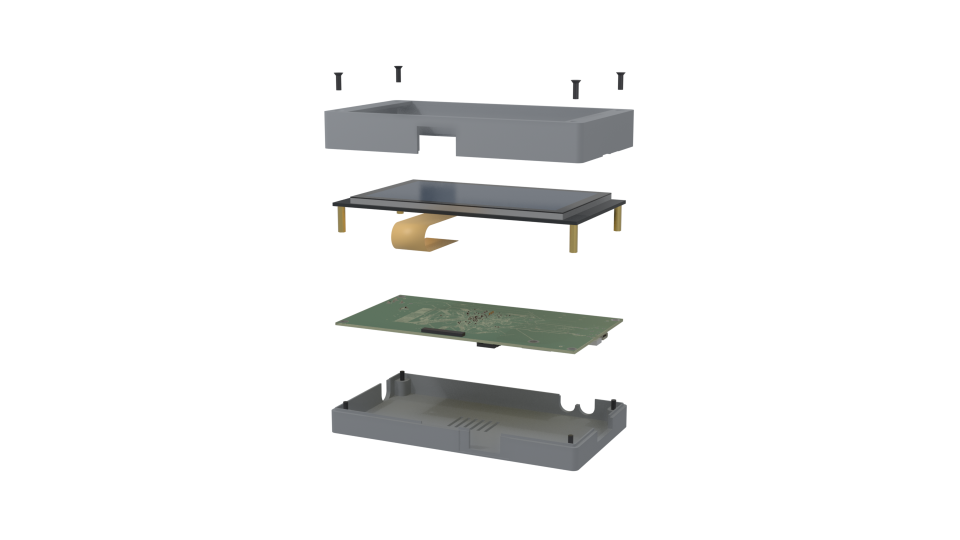
#> input picture mech/blender/thumbnail/hero_1290.png, 1920 x 1080 px (shown at 1/2 size); its folder holds only this picture in this run
$ python compose.py
#> lines starting #> are read from the running program, lines starting #| are printed output that depends on the picture; after the words box and inside, x2 and y2 are one past the last pixel; in counts of white or black regions, pixels touching at a corner belong together
"""Compose the YouTube thumbnail (1280x720) from hero_<frame>.png.
Run: python3 compose.py [frame]   -> nosh_thumbnail.png, nosh_thumbnail_small.png (phone-size check)"""
import os
import sys
from PIL import Image, ImageDraw, ImageFilter, ImageFont

HERE = os.path.dirname(os.path.abspath(__file__))
frame = sys.argv[1] if len(sys.argv) > 1 else '1290'
W, H = 1280, 720
AVENIR = '/System/Library/Fonts/Avenir Next.ttc'
COND = '/System/Library/Fonts/Avenir Next Condensed.ttc'


def font(path, size, style):
    for i in range(16):
        try:
            f = ImageFont.truetype(path, size, index=i)
        except OSError:
            break
        if f.getname()[1] == style:
            return f
    raise SystemExit('font style not found: %s' % style)


# backdrop: dark blue, lighter behind the model
bg = Image.new('RGB', (W, H), (10, 14, 24))
glow = Image.new('L', (W, H), 0)
#> glow: PIL image 1280x720 L; every value is 0
ImageDraw.Draw(glow).ellipse((680, 40, 1320, 700), fill=150)
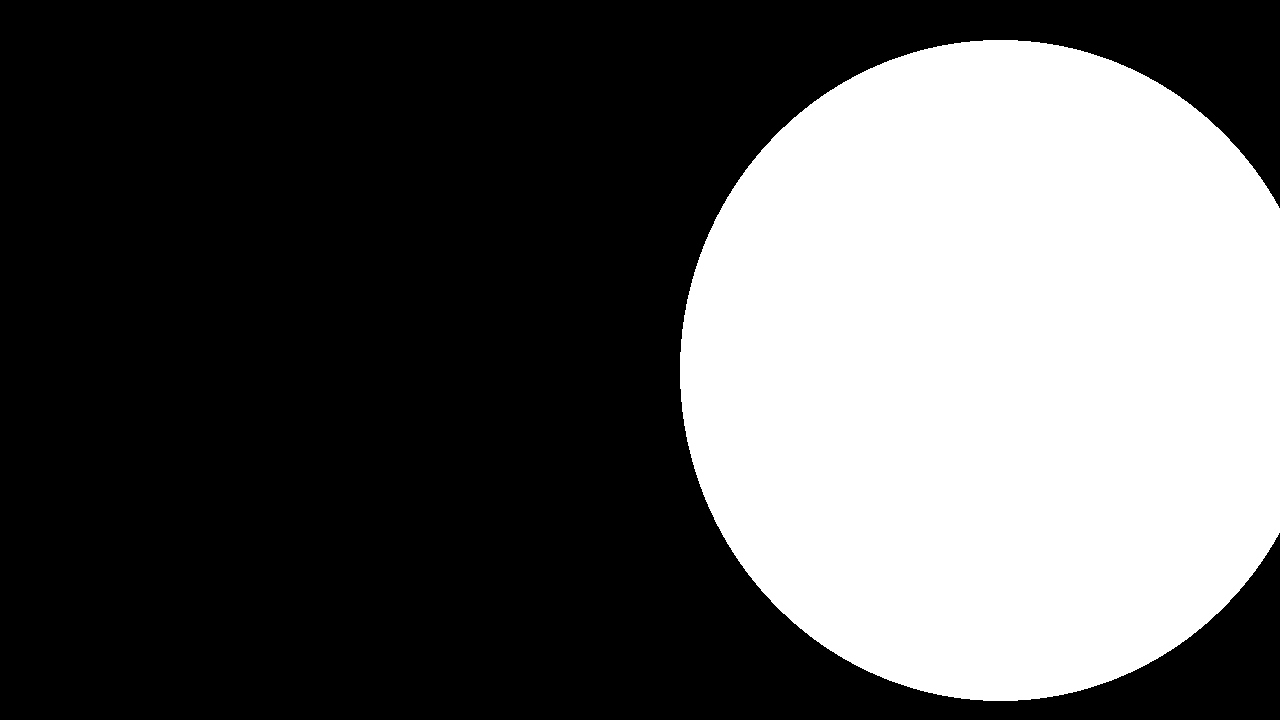
#> glow: PIL image 1280x720 L; values 0 (black) and 150 (white), 35.1% white; 1 white region, box (x1, y1, x2, y2) and area: (680, 40, 1280, 701) 323748
glow = glow.filter(ImageFilter.GaussianBlur(140))
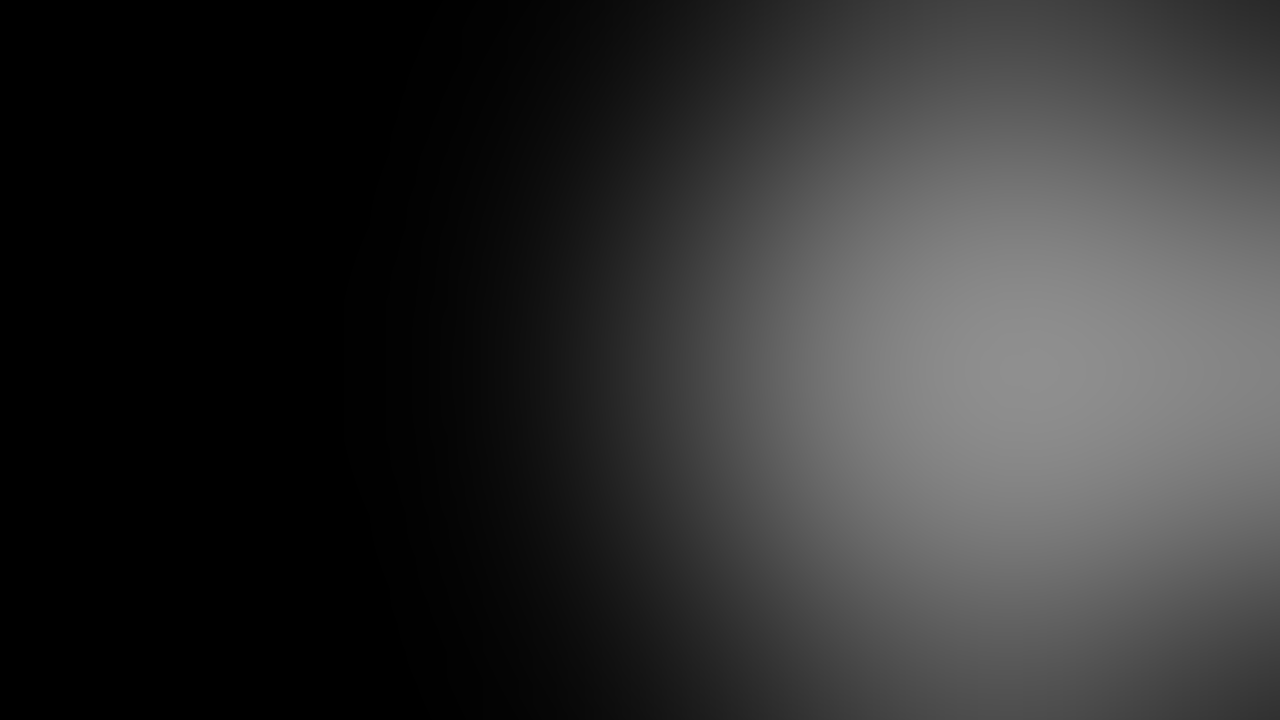
#> glow: PIL image 1280x720 L; min 0, max 143, mean 48.1
bg = Image.composite(Image.new('RGB', (W, H), (52, 86, 130)), bg, glow)

# model: crop to its alpha box, scale to the frame height, sit on the right
hero = Image.open(os.path.join(HERE, 'hero_%s.png' % frame)).convert('RGBA')
#> hero is the input picture: PIL image 1920x1080 RGBA; mean R, G, B, A 12, 12.3, 12, 26.1
hero = hero.crop(hero.getchannel('A').getbbox())
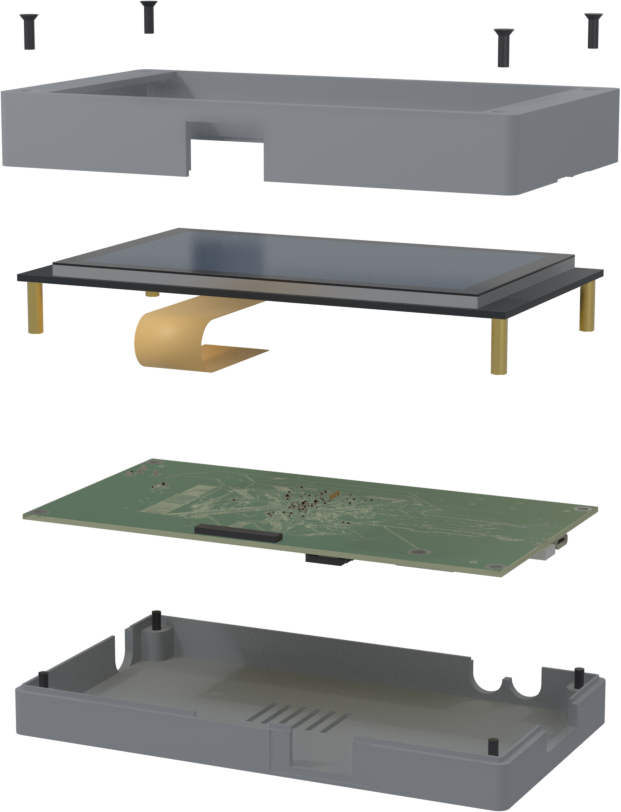
#> hero: PIL image 621x812 RGBA; mean R, G, B, A 48.9, 50.5, 48.9, 107.5; transparent parts drawn white
s = min(690.0 / hero.height, 540.0 / hero.width)
#> s = 0.85
hero = hero.resize((int(hero.width * s), int(hero.height * s)), Image.LANCZOS)
#> hero: PIL image 527x690 RGBA
hx = W - 22 - hero.width
#> hx = 731
hy = (H - hero.height) // 2
#> hy = 15
shadow = Image.new('RGBA', (W, H), (0, 0, 0, 0))
#> shadow: PIL image 1280x720 RGBA; every value is 0
shadow.paste((0, 0, 0, 150), (hx + 10, hy + 16), hero.getchannel('A'))
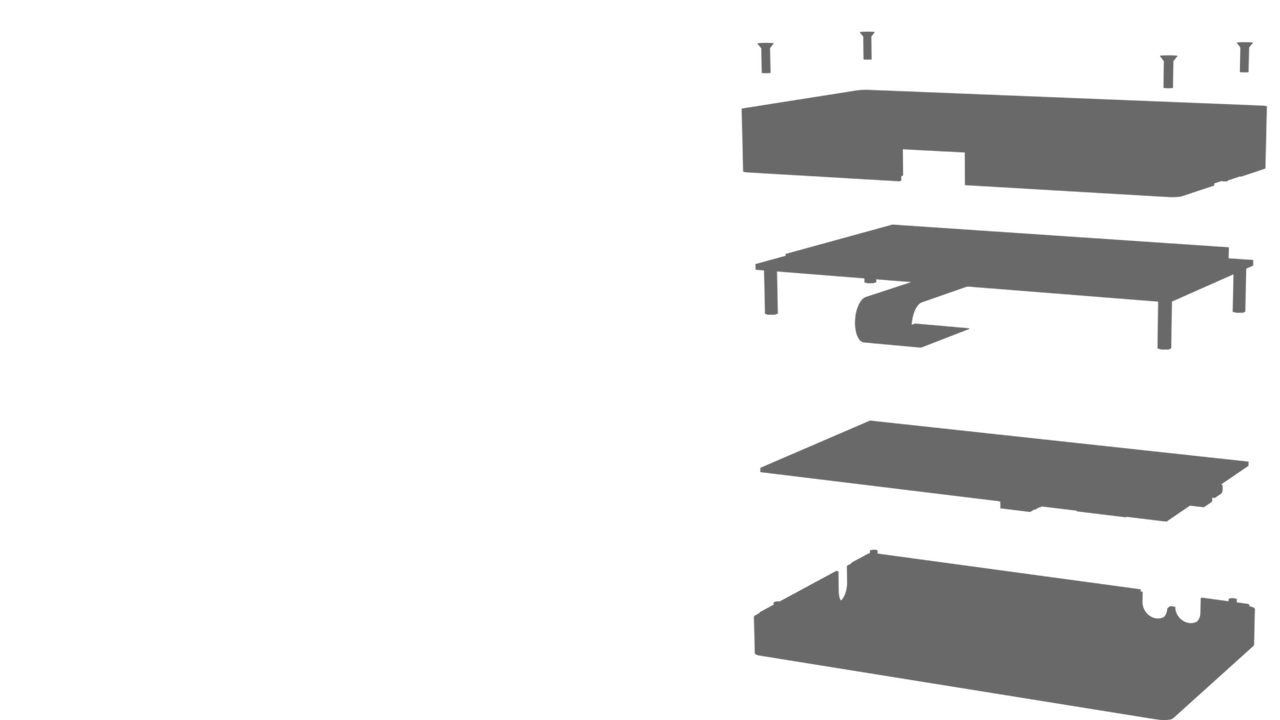
#> shadow: PIL image 1280x720 RGBA; mean R, G, B, A 0, 0, 0, 24.9; transparent parts drawn white
bg.paste(shadow.filter(ImageFilter.GaussianBlur(18)), (0, 0), shadow.filter(ImageFilter.GaussianBlur(18)))
bg.paste(hero, (hx, hy), hero)
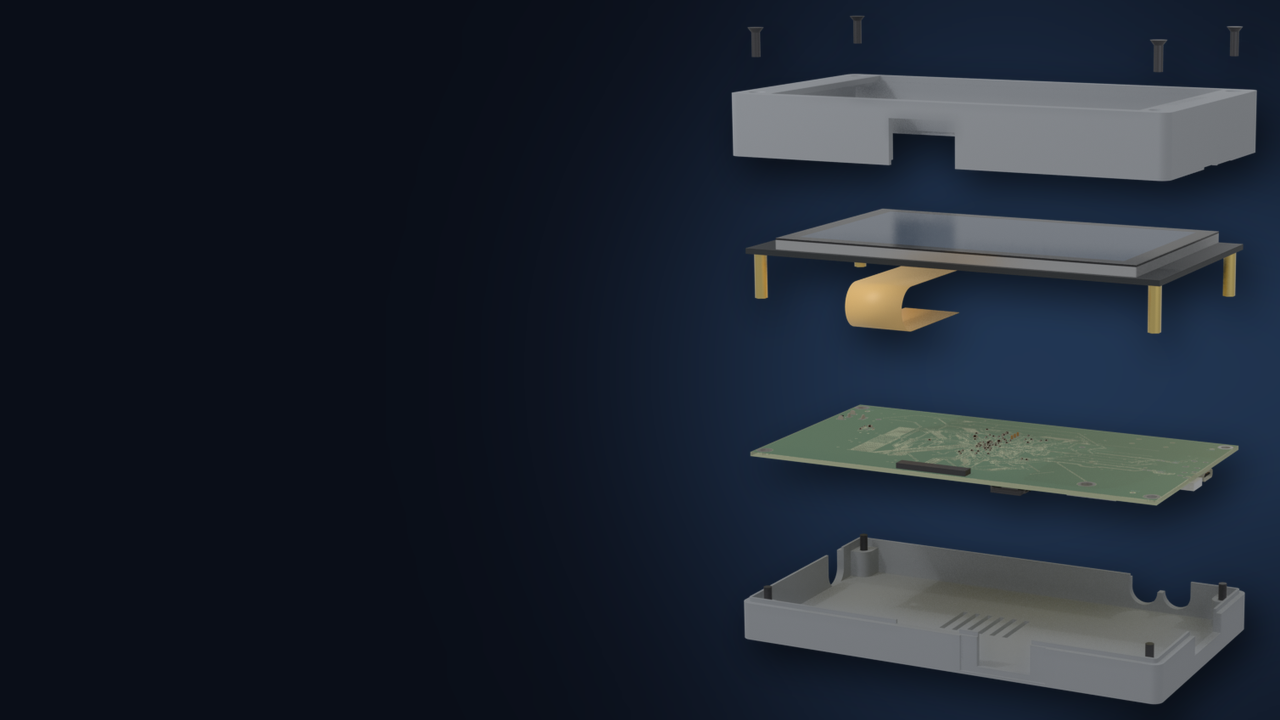
#> bg: PIL image 1280x720 RGB; mean R, G, B 31.2, 38.5, 49.7

d = ImageDraw.Draw(bg)
x = 56
big = font(AVENIR, 204, 'Heavy')
#> (the run stopped early here; a loop or call above may not have finished)
